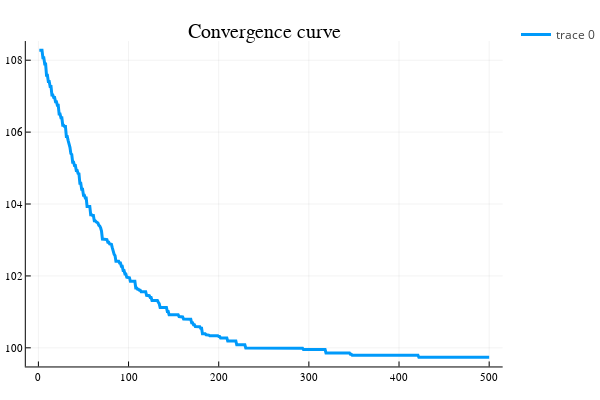

The code cell stored with this chart in its notebook:
### Code cell
#Pkg.add("Plots")
using Plots

#Initialisation
x = zeros(n, 1);
xbest = x;
i = 0;
fbest = 1000000; # $f_{best}^0$
histo = [];# Suite des itérés f_{best}^k

lambda = 2;

choix_pas = 1;
itermax = 500;

xp = x;
fbest = +Inf
xbest = +Inf
while i < itermax
    i = i + 1
    # Insérer votre code
    grad_k = subgradf(xp, y, H, W, lambda)
    
    if choix_pas == 1
        xp -= 1e-2 * grad_k #Constant
    elseif choix_pas == 2
        xp -= 1 / (100 * i) * grad_k #S1 diverge et S2 converge
    elseif choix_pas == 3
        xp -= 1 / (1000 * sqrt(i)) * grad_k #S1 diverge et S2 diverge
    end
    fxp = evalf(xp, y, H, W, lambda)

    if fxp < fbest
        fbest = fxp
        xbest = xp
    end
    # Fin insérer code

    # Stockage
    append!(histo, fbest)
end

#histo
#Affichage des courbes de convergence
plotly();
iter = 1:itermax;
plot(iter, histo, title = "Convergence curve", label = ["f"], lw = 3)

### Figure 1 — Plotly figure (JSON) as saved in the notebook; plotly's stock layout.template omitted (floating-point values rounded to 4 significant figures; data arrays with more than 128 entries replaced by an {"elided": "..."} marker saying what was removed)
{"data": [{"colorbar": {"title": ""}, "legendgroup": ["f"], "line": {"color": "rgba(0, 154, 250, 1.000)", "dash": "solid", "shape": "linear", "width": 3}, "mode": "lines", "name": ["f"], "showlegend": true, "type": "scatter", "x": {"elided": "500 int values"}, "xaxis": "x", "y": {"elided": "500 float values"}, "yaxis": "y", "zmax": null, "zmin": null}], "layout": {"annotations": [{"font": {"color": "rgba(0, 0, 0, 1.000)", "family": "sans-serif", "size": 20}, "rotation": 0, "showarrow": false, "text": "Convergence curve", "x": 0.5222, "xanchor": "center", "xref": "paper", "y": 1, "yanchor": "top", "yref": "paper"}], "height": 400, "legend_position": {"bgcolor": "rgba(255, 255, 255, 1.000)", "bordercolor": "rgba(0, 0, 0, 1.000)", "borderwidth": 1, "font": {"color": "rgba(0, 0, 0, 1.000)", "family": "sans-serif", "size": 11}, "title": {"font": {"color": "rgba(0, 0, 0, 1.000)", "family": "sans-serif", "size": 15}, "text": ""}, "tracegroupgap": 0, "traceorder": "normal", "x": 1, "xanchor": "auto", "y": 1, "yanchor": "auto"}, "margin": {"b": 20, "l": 0, "r": 0, "t": 20}, "paper_bgcolor": "rgba(255, 255, 255, 1.000)", "plot_bgcolor": "rgba(255, 255, 255, 1.000)", "showlegend": true, "width": 600, "xaxis": {"anchor": "y", "domain": [0.05101, 0.9934], "gridcolor": "rgba(0, 0, 0, 0.100)", "gridwidth": 0.5, "linecolor": "rgba(0, 0, 0, 1.000)", "mirror": false, "range": [-13.97, 515.0], "showgrid": true, "showline": true, "showticklabels": true, "tickangle": 0, "tickcolor": "rgb(0, 0, 0)", "tickfont": {"color": "rgba(0, 0, 0, 1.000)", "family": "sans-serif", "size": 11}, "tickmode": "array", "ticks": "inside", "ticktext": ["0", "100", "200", "300", "400", "500"], "tickvals": [0, 100, 200, 300, 400, 500], "title": "", "titlefont": {"color": "rgba(0, 0, 0, 1.000)", "family": "sans-serif", "size": 15}, "type": "-", "visible": true, "zeroline": false, "zerolinecolor": "rgba(0, 0, 0, 1.000)"}, "yaxis": {"anchor": "x", "domain": [0.03762, 0.9415], "gridcolor": "rgba(0, 0, 0, 0.100)", "gridwidth": 0.5, "linecolor": "rgba(0, 0, 0, 1.000)", "mirror": false, "range": [99.48, 108.5], "showgrid": true, "showline": true, "showticklabels": true, "tickangle": 0, "tickcolor": "rgb(0, 0, 0)", "tickfont": {"color": "rgba(0, 0, 0, 1.000)", "family": "sans-serif", "size": 11}, "tickmode": "array", "ticks": "inside", "ticktext": ["100", "102", "104", "106", "108"], "tickvals": [100, 102, 104, 106, 108], "title": "", "titlefont": {"color": "rgba(0, 0, 0, 1.000)", "family": "sans-serif", "size": 15}, "type": "-", "visible": true, "zeroline": false, "zerolinecolor": "rgba(0, 0, 0, 1.000)"}}}
